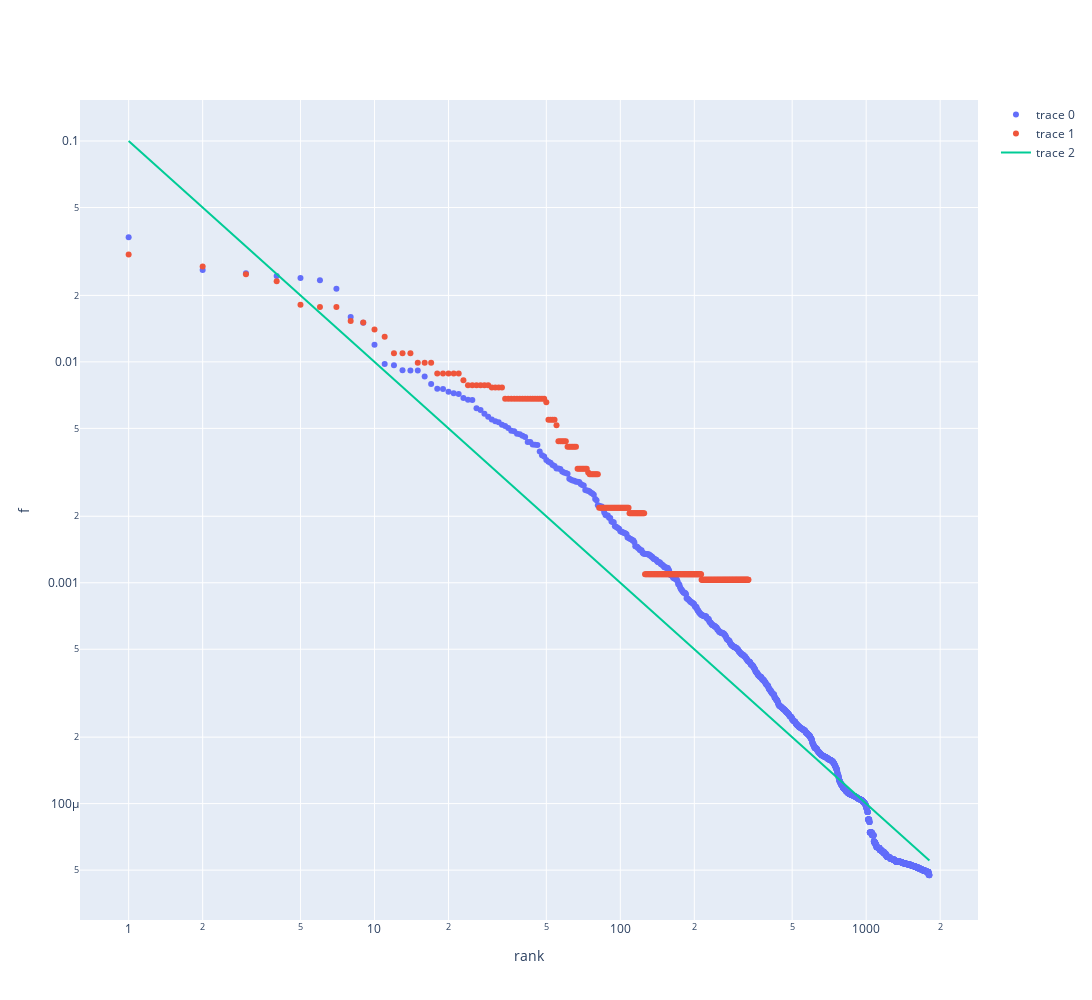

The cell this chart's notebook holds for it:
### Code cell
fig = go.Figure()

fig.add_scatter(y=f, mode="markers")
fig.add_scatter(y=f_llama, mode="markers")


fig.add_scatter(x=[1,len(f)], y=[1e-1, 1e-1/len(f)], mode="lines")

fig.update_layout(
    {
        "xaxis":{
            "title": "rank",
            "type": "log"
        },
        "yaxis":{
            "title": "f",
            "type": "log"
        },
        "width":1500,
        "height":1000
    }
)
fig.show()
fig.write_image("zipf.pdf")

### Figure 1 — Plotly figure (JSON) as saved in the notebook; plotly's stock layout.template omitted (floating-point values rounded to 4 significant figures; data arrays with more than 128 entries replaced by an {"elided": "..."} marker saying what was removed)
{"data": [{"mode": "markers", "type": "scatter", "y": {"elided": "1808 float values"}}, {"mode": "markers", "type": "scatter", "y": {"elided": "333 float values"}}, {"mode": "lines", "type": "scatter", "x": [1, 1808], "y": [0.1, 5.531e-05]}], "layout": {"height": 1000, "width": 1500, "xaxis": {"title": {"text": "rank"}, "type": "log"}, "yaxis": {"title": {"text": "f"}, "type": "log"}}}
